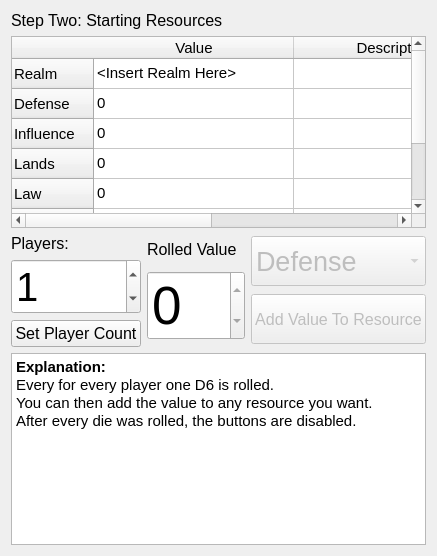
         <widget class="QWidget" name="page_2">
          <layout class="QVBoxLayout" name="verticalLayout_4">
           <item>
            <widget class="QLabel" name="label_2">
             <property name="sizePolicy">
              <sizepolicy hsizetype="Preferred" vsizetype="Maximum">
               <horstretch>0</horstretch>
               <verstretch>0</verstretch>
              </sizepolicy>
             </property>
             <property name="font">
              <font>
               <pointsize>12</pointsize>
              </font>
             </property>
             <property name="text">
              <string>Step Two: Starting Resources</string>
             </property>
            </widget>
           </item>
           <item>
            <widget class="QTableWidget" name="resourcesTable">
             <property name="sizePolicy">
              <sizepolicy hsizetype="Expanding" vsizetype="Expanding">
               <horstretch>0</horstretch>
               <verstretch>0</verstretch>
              </sizepolicy>
             </property>
             <property name="minimumSize">
              <size>
               <width>0</width>
               <height>0</height>
              </size>
             </property>
             <property name="maximumSize">
              <size>
               <width>16777215</width>
               <height>270</height>
              </size>
             </property>
             <property name="font">
              <font>
               <pointsize>11</pointsize>
              </font>
             </property>
             <property name="editTriggers">
              <set>QAbstractItemView::NoEditTriggers</set>
             </property>
             <attribute name="horizontalHeaderDefaultSectionSize">
              <number>200</number>
             </attribute>
             <attribute name="horizontalHeaderStretchLastSection">
              <bool>true</bool>
             </attribute>
             <row>
              <property name="text">
               <string>Realm</string>
              </property>
             </row>
             <row>
              <property name="text">
               <string>Defense</string>
              </property>
             </row>
             <row>
              <property name="text">
               <string>Influence</string>
              </property>
             </row>
             <row>
              <property name="text">
               <string>Lands</string>
              </property>
             </row>
             <row>
              <property name="text">
               <string>Law</string>
              </property>
             </row>
             <row>
              <property name="text">
               <string>Population</string>
              </property>
             </row>
             <row>
              <property name="text">
               <string>Power</string>
              </property>
             </row>
             <row>
              <property name="text">
               <string>Wealth</string>
              </property>
             </row>
             <column>
              <property name="text">
               <string>Value</string>
              </property>
             </column>
             <column>
              <property name="text">
               <string>Description</string>
              </property>
             </column>
             <item row="0" column="0">
              <property name="text">
               <string>&lt;Insert Realm Here&gt;</string>
              </property>
             </item>
             <item row="1" column="0">
              <property name="text">
               <string>0</string>
              </property>
             </item>
             <item row="2" column="0">
              <property name="text">
               <string>0</string>
              </property>
             </item>
             <item row="3" column="0">
              <property name="text">
               <string>0</string>
              </property>
             </item>
             <item row="4" column="0">
              <property name="text">
               <string>0</string>
              </property>
             </item>
             <item row="5" column="0">
              <property name="text">
               <string>0</string>
              </property>
             </item>
             <item row="6" column="0">
              <property name="text">
               <string>0</string>
              </property>
             </item>
             <item row="7" column="0">
              <property name="text">
               <string>0</string>
              </property>
             </item>
            </widget>
           </item>
           <item>
            <layout class="QHBoxLayout" name="horizontalLayout_3">
             <item>
              <layout class="QVBoxLayout" name="verticalLayout_5">
               <item>
                <widget class="QLabel" name="label_3">
                 <property name="sizePolicy">
                  <sizepolicy hsizetype="Preferred" vsizetype="Maximum">
                   <horstretch>0</horstretch>
                   <verstretch>0</verstretch>
                  </sizepolicy>
                 </property>
                 <property name="maximumSize">
                  <size>
                   <width>16777215</width>
                   <height>50</height>
                  </size>
                 </property>
                 <property name="font">
                  <font>
                   <pointsize>12</pointsize>
                  </font>
                 </property>
                 <property name="text">
                  <string>Players:</string>
                 </property>
                </widget>
               </item>
               <item>
                <widget class="QSpinBox" name="playersSpinBox">
                 <property name="sizePolicy">
                  <sizepolicy hsizetype="Minimum" vsizetype="Maximum">
                   <horstretch>0</horstretch>
                   <verstretch>0</verstretch>
                  </sizepolicy>
                 </property>
                 <property name="minimumSize">
                  <size>
                   <width>0</width>
                   <height>0</height>
                  </size>
                 </property>
                 <property name="font">
                  <font>
                   <pointsize>30</pointsize>
                  </font>
                 </property>
                 <property name="value">
                  <number>1</number>
                 </property>
                </widget>
               </item>
               <item>
                <widget class="QPushButton" name="step2SetPlayersButton">
                 <property name="sizePolicy">
                  <sizepolicy hsizetype="Minimum" vsizetype="Maximum">
                   <horstretch>0</horstretch>
                   <verstretch>0</verstretch>
                  </sizepolicy>
                 </property>
                 <property name="font">
                  <font>
                   <pointsize>12</pointsize>
                  </font>
                 </property>
                 <property name="text">
                  <string>Set Player Count</string>
                 </property>
                </widget>
               </item>
              </layout>
             </item>
             <item>
              <layout class="QVBoxLayout" name="verticalLayout_7">
               <item>
                <widget class="QLabel" name="label_4">
                 <property name="sizePolicy">
                  <sizepolicy hsizetype="Preferred" vsizetype="Maximum">
                   <horstretch>0</horstretch>
                   <verstretch>0</verstretch>
                  </sizepolicy>
                 </property>
                 <property name="font">
                  <font>
                   <pointsize>12</pointsize>
                  </font>
                 </property>
                 <property name="text">
                  <string>Rolled Value</string>
                 </property>
                </widget>
               </item>
               <item>
                <widget class="QSpinBox" name="step2RolledValue">
                 <property name="sizePolicy">
                  <sizepolicy hsizetype="Minimum" vsizetype="Maximum">
                   <horstretch>0</horstretch>
                   <verstretch>0</verstretch>
                  </sizepolicy>
                 </property>
                 <property name="minimumSize">
                  <size>
                   <width>0</width>
                   <height>0</height>
                  </size>
                 </property>
                 <property name="font">
                  <font>
                   <pointsize>40</pointsize>
                  </font>
                 </property>
                 <property name="readOnly">
                  <bool>true</bool>
                 </property>
                 <property name="accelerated">
                  <bool>false</bool>
                 </property>
                 <property name="showGroupSeparator" stdset="0">
                  <bool>false</bool>
                 </property>
                </widget>
               </item>
              </layout>
             </item>
             <item>
              <layout class="QVBoxLayout" name="verticalLayout_6">
               <item>
                <widget class="QComboBox" name="stepTwoResourceComboBox">
                 <property name="enabled">
                  <bool>false</bool>
                 </property>
                 <property name="sizePolicy">
                  <sizepolicy hsizetype="Preferred" vsizetype="Maximum">
                   <horstretch>0</horstretch>
                   <verstretch>0</verstretch>
                  </sizepolicy>
                 </property>
                 <property name="maximumSize">
                  <size>
                   <width>16777215</width>
                   <height>50</height>
                  </size>
                 </property>
                 <property name="font">
                  <font>
                   <pointsize>20</pointsize>
                  </font>
                 </property>
                 <item>
                  <property name="text">
                   <string>Defense</string>
                  </property>
                 </item>
                 <item>
                  <property name="text">
                   <string>Influence</string>
                  </property>
                 </item>
                 <item>
                  <property name="text">
                   <string>Lands</string>
                  </property>
                 </item>
                 <item>
                  <property name="text">
                   <string>Law</string>
                  </property>
                 </item>
                 <item>
                  <property name="text">
                   <string>Population</string>
                  </property>
                 </item>
                 <item>
                  <property name="text">
                   <string>Power</string>
                  </property>
                 </item>
                 <item>
                  <property name="text">
                   <string>Wealth</string>
                  </property>
                 </item>
                </widget>
               </item>
               <item>
                <widget class="QPushButton" name="step2AddButton">
                 <property name="enabled">
                  <bool>false</bool>
                 </property>
                 <property name="sizePolicy">
                  <sizepolicy hsizetype="Minimum" vsizetype="Maximum">
                   <horstretch>0</horstretch>
                   <verstretch>0</verstretch>
                  </sizepolicy>
                 </property>
                 <property name="maximumSize">
                  <size>
                   <width>16777215</width>
                   <height>50</height>
                  </size>
                 </property>
                 <property name="font">
                  <font>
                   <pointsize>12</pointsize>
                  </font>
                 </property>
                 <property name="text">
                  <string>Add Value To Resource</string>
                 </property>
                </widget>
               </item>
              </layout>
             </item>
            </layout>
           </item>
           <item>
            <widget class="QTextEdit" name="textEdit">
             <property name="sizePolicy">
              <sizepolicy hsizetype="Expanding" vsizetype="Maximum">
               <horstretch>0</horstretch>
               <verstretch>0</verstretch>
              </sizepolicy>
             </property>
             <property name="readOnly">
              <bool>true</bool>
             </property>
             <property name="html">
              <string>&lt;!DOCTYPE HTML PUBLIC &quot;-//W3C//DTD HTML 4.0//EN&quot; &quot;http://www.w3.org/TR/REC-html40/strict.dtd&quot;&gt;
&lt;html&gt;&lt;head&gt;&lt;meta name=&quot;qrichtext&quot; content=&quot;1&quot; /&gt;&lt;style type=&quot;text/css&quot;&gt;
p, li { white-space: pre-wrap; }
&lt;/style&gt;&lt;/head&gt;&lt;body style=&quot; font-family:'MS Shell Dlg 2'; font-size:8.25pt; font-weight:400; font-style:normal;&quot;&gt;
&lt;p style=&quot; margin-top:0px; margin-bottom:0px; margin-left:0px; margin-right:0px; -qt-block-indent:0; text-indent:0px;&quot;&gt;&lt;span style=&quot; font-size:11pt; font-weight:600;&quot;&gt;Explanation:&lt;/span&gt;&lt;/p&gt;
&lt;p style=&quot; margin-top:0px; margin-bottom:0px; margin-left:0px; margin-right:0px; -qt-block-indent:0; text-indent:0px;&quot;&gt;&lt;span style=&quot; font-size:11pt;&quot;&gt;Every for every player one D6 is rolled.&lt;/span&gt;&lt;/p&gt;
&lt;p style=&quot; margin-top:0px; margin-bottom:0px; margin-left:0px; margin-right:0px; -qt-block-indent:0; text-indent:0px;&quot;&gt;&lt;span style=&quot; font-size:11pt;&quot;&gt;You can then add the value to any resource you want.&lt;/span&gt;&lt;/p&gt;
&lt;p style=&quot; margin-top:0px; margin-bottom:0px; margin-left:0px; margin-right:0px; -qt-block-indent:0; text-indent:0px;&quot;&gt;&lt;span style=&quot; font-size:11pt;&quot;&gt;After every die was rolled, the buttons are disabled.&lt;/span&gt;&lt;/p&gt;&lt;/body&gt;&lt;/html&gt;</string>
             </property>
            </widget>
           </item>
          </layout>
         </widget>
